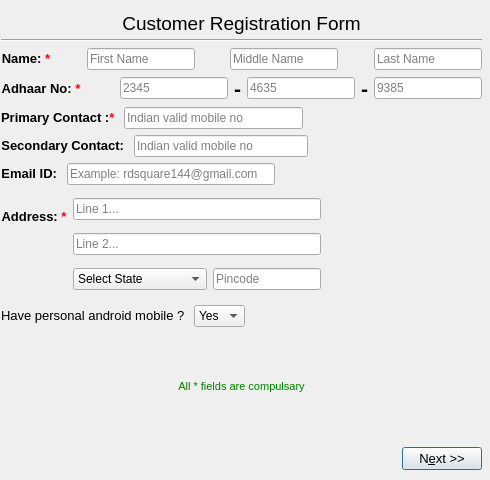
<?xml version="1.0" encoding="UTF-8"?>
<ui version="4.0">
 <class>CustomerRegistration</class>
 <widget class="QWidget" name="CustomerRegistration">
  <property name="geometry">
   <rect>
    <x>0</x>
    <y>0</y>
    <width>490</width>
    <height>480</height>
   </rect>
  </property>
  <property name="sizePolicy">
   <sizepolicy hsizetype="Fixed" vsizetype="Fixed">
    <horstretch>0</horstretch>
    <verstretch>0</verstretch>
   </sizepolicy>
  </property>
  <property name="minimumSize">
   <size>
    <width>490</width>
    <height>480</height>
   </size>
  </property>
  <property name="maximumSize">
   <size>
    <width>490</width>
    <height>480</height>
   </size>
  </property>
  <property name="windowTitle">
   <string>Form</string>
  </property>
  <widget class="QWidget" name="">
   <property name="geometry">
    <rect>
     <x>1</x>
     <y>11</y>
     <width>481</width>
     <height>25</height>
    </rect>
   </property>
   <layout class="QHBoxLayout" name="horizontalLayout_8">
    <item>
     <spacer name="horizontalSpacer">
      <property name="orientation">
       <enum>Qt::Horizontal</enum>
      </property>
      <property name="sizeHint" stdset="0">
       <size>
        <width>40</width>
        <height>20</height>
       </size>
      </property>
     </spacer>
    </item>
    <item>
     <widget class="QLabel" name="label">
      <property name="font">
       <font>
        <pointsize>14</pointsize>
       </font>
      </property>
      <property name="text">
       <string>&lt;html&gt;&lt;center&gt;&lt;p&gt;Customer Registration Form&lt;/p&gt;&lt;/center&gt;&lt;/html&gt;</string>
      </property>
     </widget>
    </item>
    <item>
     <spacer name="horizontalSpacer_2">
      <property name="orientation">
       <enum>Qt::Horizontal</enum>
      </property>
      <property name="sizeHint" stdset="0">
       <size>
        <width>40</width>
        <height>20</height>
       </size>
      </property>
     </spacer>
    </item>
   </layout>
  </widget>
  <widget class="QWidget" name="">
   <property name="geometry">
    <rect>
     <x>1</x>
     <y>39</y>
     <width>481</width>
     <height>431</height>
    </rect>
   </property>
   <layout class="QVBoxLayout" name="verticalLayout_2">
    <item>
     <widget class="Line" name="hline">
      <property name="orientation">
       <enum>Qt::Horizontal</enum>
      </property>
     </widget>
    </item>
    <item>
     <layout class="QHBoxLayout" name="nameLayout">
      <item>
       <widget class="QLabel" name="nameLabel">
        <property name="font">
         <font>
          <pointsize>10</pointsize>
         </font>
        </property>
        <property name="text">
         <string>&lt;html&gt;&lt;p align=&quot;center&quot;&gt;&lt;b&gt;Name: &lt;font color=&quot;red&quot;&gt;*&lt;/font&gt;&lt;/b&gt;&lt;/p&gt;&lt;/html&gt;</string>
        </property>
       </widget>
      </item>
      <item>
       <spacer name="horizontalSpacer_6">
        <property name="orientation">
         <enum>Qt::Horizontal</enum>
        </property>
        <property name="sizeHint" stdset="0">
         <size>
          <width>18</width>
          <height>20</height>
         </size>
        </property>
       </spacer>
      </item>
      <item>
       <widget class="QLineEdit" name="firstNameEdit">
        <property name="placeholderText">
         <string>First Name</string>
        </property>
       </widget>
      </item>
      <item>
       <spacer name="horizontalSpacer_3">
        <property name="orientation">
         <enum>Qt::Horizontal</enum>
        </property>
        <property name="sizeHint" stdset="0">
         <size>
          <width>17</width>
          <height>20</height>
         </size>
        </property>
       </spacer>
      </item>
      <item>
       <widget class="QLineEdit" name="middleNameEdit">
        <property name="placeholderText">
         <string>Middle Name</string>
        </property>
       </widget>
      </item>
      <item>
       <spacer name="horizontalSpacer_4">
        <property name="orientation">
         <enum>Qt::Horizontal</enum>
        </property>
        <property name="sizeHint" stdset="0">
         <size>
          <width>17</width>
          <height>13</height>
         </size>
        </property>
       </spacer>
      </item>
      <item>
       <widget class="QLineEdit" name="lastNameEdit">
        <property name="placeholderText">
         <string>Last Name</string>
        </property>
       </widget>
      </item>
     </layout>
    </item>
    <item>
     <layout class="QHBoxLayout" name="adhaarLayout">
      <item>
       <widget class="QLabel" name="adhaarLabel">
        <property name="font">
         <font>
          <pointsize>10</pointsize>
         </font>
        </property>
        <property name="text">
         <string>&lt;html&gt;&lt;b&gt;&lt;p align=&quot;center&quot;&gt;Adhaar No: &lt;font color=&quot;red&quot;&gt;*&lt;/font&gt;&lt;/p&gt;&lt;/b&gt;&lt;/html&gt;</string>
        </property>
       </widget>
      </item>
      <item>
       <spacer name="horizontalSpacer_5">
        <property name="orientation">
         <enum>Qt::Horizontal</enum>
        </property>
        <property name="sizeHint" stdset="0">
         <size>
          <width>18</width>
          <height>20</height>
         </size>
        </property>
       </spacer>
      </item>
      <item>
       <widget class="QLineEdit" name="ad1Label">
        <property name="placeholderText">
         <string>2345</string>
        </property>
       </widget>
      </item>
      <item>
       <widget class="QLabel" name="label_4">
        <property name="font">
         <font>
          <pointsize>16</pointsize>
          <weight>75</weight>
          <bold>true</bold>
         </font>
        </property>
        <property name="text">
         <string>&lt;html&gt;&lt;p align=&quot;left&quot;&gt;&lt;b&gt;-&lt;/b&gt;&lt;/p&gt;&lt;/html&gt;</string>
        </property>
       </widget>
      </item>
      <item>
       <widget class="QLineEdit" name="ad2Edit">
        <property name="placeholderText">
         <string>4635</string>
        </property>
       </widget>
      </item>
      <item>
       <widget class="QLabel" name="label_5">
        <property name="font">
         <font>
          <pointsize>16</pointsize>
          <weight>75</weight>
          <bold>true</bold>
         </font>
        </property>
        <property name="text">
         <string>&lt;html&gt;&lt;p align=&quot;left&quot;&gt;&lt;b&gt;-&lt;/b&gt;&lt;/p&gt;&lt;/html&gt;</string>
        </property>
       </widget>
      </item>
      <item>
       <widget class="QLineEdit" name="ad3Edit">
        <property name="placeholderText">
         <string>9385</string>
        </property>
       </widget>
      </item>
     </layout>
    </item>
    <item>
     <layout class="QHBoxLayout" name="pContactLayout">
      <item>
       <widget class="QLabel" name="pContactLabel">
        <property name="font">
         <font>
          <pointsize>10</pointsize>
         </font>
        </property>
        <property name="text">
         <string>&lt;html&gt;&lt;b&gt;&lt;p align=&quot;center&quot;&gt;Primary Contact :&lt;font color=&quot;red&quot;&gt;*&lt;/font&gt;	&lt;/p&gt;&lt;/b&gt;&lt;/html&gt;</string>
        </property>
        <property name="buddy">
         <cstring>pContactEdit</cstring>
        </property>
       </widget>
      </item>
      <item>
       <widget class="QLineEdit" name="pContactEdit">
        <property name="placeholderText">
         <string>Indian valid mobile no</string>
        </property>
       </widget>
      </item>
      <item>
       <spacer name="horizontalSpacer_9">
        <property name="orientation">
         <enum>Qt::Horizontal</enum>
        </property>
        <property name="sizeHint" stdset="0">
         <size>
          <width>158</width>
          <height>20</height>
         </size>
        </property>
       </spacer>
      </item>
     </layout>
    </item>
    <item>
     <layout class="QHBoxLayout" name="sContactLayout">
      <item>
       <widget class="QLabel" name="sContactLabel">
        <property name="font">
         <font>
          <pointsize>10</pointsize>
         </font>
        </property>
        <property name="text">
         <string>&lt;html&gt;&lt;b&gt;&lt;p align=&quot;center&quot;&gt;Secondary Contact:  &lt;/p&gt;&lt;/b&gt;&lt;/html&gt;</string>
        </property>
        <property name="buddy">
         <cstring>sContactEdit</cstring>
        </property>
       </widget>
      </item>
      <item>
       <widget class="QLineEdit" name="sContactEdit">
        <property name="placeholderText">
         <string>Indian valid mobile no</string>
        </property>
       </widget>
      </item>
      <item>
       <spacer name="horizontalSpacer_10">
        <property name="orientation">
         <enum>Qt::Horizontal</enum>
        </property>
        <property name="sizeHint" stdset="0">
         <size>
          <width>158</width>
          <height>20</height>
         </size>
        </property>
       </spacer>
      </item>
     </layout>
    </item>
    <item>
     <layout class="QHBoxLayout" name="emailLayout">
      <item>
       <widget class="QLabel" name="emailLabel">
        <property name="font">
         <font>
          <pointsize>10</pointsize>
         </font>
        </property>
        <property name="text">
         <string>&lt;html&gt;&lt;b&gt;&lt;p align=&quot;center&quot;&gt;Email ID:	 &lt;/p&gt;&lt;/b&gt;&lt;/html&gt;</string>
        </property>
        <property name="buddy">
         <cstring>emailLayout_2</cstring>
        </property>
       </widget>
      </item>
      <item>
       <widget class="QLineEdit" name="emailLayout_2">
        <property name="placeholderText">
         <string>Example: rdsquare144@gmail.com</string>
        </property>
       </widget>
      </item>
      <item>
       <spacer name="horizontalSpacer_12">
        <property name="orientation">
         <enum>Qt::Horizontal</enum>
        </property>
        <property name="sizeHint" stdset="0">
         <size>
          <width>158</width>
          <height>20</height>
         </size>
        </property>
       </spacer>
      </item>
     </layout>
    </item>
    <item>
     <layout class="QGridLayout" name="addressLayout">
      <item row="0" column="0">
       <widget class="QLabel" name="addressLabel">
        <property name="font">
         <font>
          <pointsize>10</pointsize>
         </font>
        </property>
        <property name="text">
         <string>&lt;html&gt;&lt;b&gt;&lt;p align=&quot;center&quot;&gt;Address:  &lt;font color=&quot;red&quot;&gt;*&lt;/font&gt;&lt;/p&gt;&lt;/b&gt;&lt;/html&gt;</string>
        </property>
       </widget>
      </item>
      <item row="0" column="1" rowspan="2">
       <layout class="QVBoxLayout" name="verticalLayout">
        <item>
         <widget class="QLineEdit" name="line1Edit">
          <property name="placeholderText">
           <string>Line 1...</string>
          </property>
         </widget>
        </item>
        <item>
         <widget class="QLineEdit" name="line2Edit">
          <property name="placeholderText">
           <string>Line 2...</string>
          </property>
         </widget>
        </item>
        <item>
         <layout class="QHBoxLayout" name="horizontalLayout_9">
          <item>
           <widget class="QComboBox" name="stateBox">
            <item>
             <property name="text">
              <string>Select State</string>
             </property>
            </item>
            <item>
             <property name="text">
              <string>Andhra Pradesh</string>
             </property>
            </item>
            <item>
             <property name="text">
              <string>Arunachal Pradesh</string>
             </property>
            </item>
            <item>
             <property name="text">
              <string>Assam</string>
             </property>
            </item>
            <item>
             <property name="text">
              <string>Bihar</string>
             </property>
            </item>
            <item>
             <property name="text">
              <string>Chhattisgarh</string>
             </property>
            </item>
            <item>
             <property name="text">
              <string>Goa</string>
             </property>
            </item>
            <item>
             <property name="text">
              <string>Gujarat</string>
             </property>
            </item>
            <item>
             <property name="text">
              <string>Haryana</string>
             </property>
            </item>
            <item>
             <property name="text">
              <string>Himachal Pradesh</string>
             </property>
            </item>
            <item>
             <property name="text">
              <string>Jammu &amp; Kashmir</string>
             </property>
            </item>
            <item>
             <property name="text">
              <string>Jharkhand</string>
             </property>
            </item>
            <item>
             <property name="text">
              <string>Karnataka</string>
             </property>
            </item>
            <item>
             <property name="text">
              <string>Kerala</string>
             </property>
            </item>
            <item>
             <property name="text">
              <string>Madhya Pradesh</string>
             </property>
            </item>
            <item>
             <property name="text">
              <string>Maharashtra</string>
             </property>
            </item>
            <item>
             <property name="text">
              <string>Manipur</string>
             </property>
            </item>
            <item>
             <property name="text">
              <string>Meghalaya</string>
             </property>
            </item>
            <item>
             <property name="text">
              <string>Mizoram</string>
             </property>
            </item>
            <item>
             <property name="text">
              <string>Nagaland</string>
             </property>
            </item>
            <item>
             <property name="text">
              <string>Odisha</string>
             </property>
            </item>
            <item>
             <property name="text">
              <string>Punjab</string>
             </property>
            </item>
            <item>
             <property name="text">
              <string>Rajasthan</string>
             </property>
            </item>
            <item>
             <property name="text">
              <string>Sikkim</string>
             </property>
            </item>
            <item>
             <property name="text">
              <string>Tamil Nadu</string>
             </property>
            </item>
            <item>
             <property name="text">
              <string>Telangana</string>
             </property>
            </item>
            <item>
             <property name="text">
              <string>Tripura</string>
             </property>
            </item>
            <item>
             <property name="text">
              <string>Uttarakhand</string>
             </property>
            </item>
            <item>
             <property name="text">
              <string>Uttar Pradesh</string>
             </property>
            </item>
            <item>
             <property name="text">
              <string>West Bengal</string>
             </property>
            </item>
           </widget>
          </item>
          <item>
           <widget class="QLineEdit" name="pincodeEdit">
            <property name="placeholderText">
             <string>Pincode</string>
            </property>
           </widget>
          </item>
         </layout>
        </item>
       </layout>
      </item>
      <item row="1" column="2">
       <spacer name="horizontalSpacer_13">
        <property name="orientation">
         <enum>Qt::Horizontal</enum>
        </property>
        <property name="sizeHint" stdset="0">
         <size>
          <width>96</width>
          <height>17</height>
         </size>
        </property>
       </spacer>
      </item>
     </layout>
    </item>
    <item>
     <layout class="QHBoxLayout" name="androiLayout">
      <item>
       <widget class="QLabel" name="androidLabel">
        <property name="font">
         <font>
          <pointsize>10</pointsize>
         </font>
        </property>
        <property name="text">
         <string>&lt;html&gt;&lt;p align=&quot;left&quot;&gt;Have personal android mobile ?  &lt;/p&gt;&lt;/html&gt;</string>
        </property>
        <property name="buddy">
         <cstring>androidBox</cstring>
        </property>
       </widget>
      </item>
      <item>
       <widget class="QComboBox" name="androidBox">
        <item>
         <property name="text">
          <string>Yes</string>
         </property>
        </item>
        <item>
         <property name="text">
          <string>No</string>
         </property>
        </item>
       </widget>
      </item>
      <item>
       <spacer name="horizontalSpacer_20">
        <property name="orientation">
         <enum>Qt::Horizontal</enum>
        </property>
        <property name="sizeHint" stdset="0">
         <size>
          <width>128</width>
          <height>20</height>
         </size>
        </property>
       </spacer>
      </item>
     </layout>
    </item>
    <item>
     <widget class="QLabel" name="errorLabel">
      <property name="font">
       <font>
        <pointsize>8</pointsize>
       </font>
      </property>
      <property name="styleSheet">
       <string notr="true">QLabel {
color: green
}</string>
      </property>
      <property name="text">
       <string>&lt;html&gt;&lt;p align=&quot;center&quot;&gt;All * fields are compulsary&lt;/p&gt;&lt;/html&gt;</string>
      </property>
     </widget>
    </item>
    <item>
     <layout class="QHBoxLayout" name="horizontalLayout_7">
      <item>
       <spacer name="horizontalSpacer_21">
        <property name="orientation">
         <enum>Qt::Horizontal</enum>
        </property>
        <property name="sizeHint" stdset="0">
         <size>
          <width>40</width>
          <height>20</height>
         </size>
        </property>
       </spacer>
      </item>
      <item>
       <spacer name="horizontalSpacer_22">
        <property name="orientation">
         <enum>Qt::Horizontal</enum>
        </property>
        <property name="sizeHint" stdset="0">
         <size>
          <width>40</width>
          <height>20</height>
         </size>
        </property>
       </spacer>
      </item>
      <item>
       <spacer name="horizontalSpacer_23">
        <property name="orientation">
         <enum>Qt::Horizontal</enum>
        </property>
        <property name="sizeHint" stdset="0">
         <size>
          <width>40</width>
          <height>20</height>
         </size>
        </property>
       </spacer>
      </item>
      <item>
       <spacer name="horizontalSpacer_24">
        <property name="orientation">
         <enum>Qt::Horizontal</enum>
        </property>
        <property name="sizeHint" stdset="0">
         <size>
          <width>40</width>
          <height>20</height>
         </size>
        </property>
       </spacer>
      </item>
      <item>
       <spacer name="horizontalSpacer_25">
        <property name="orientation">
         <enum>Qt::Horizontal</enum>
        </property>
        <property name="sizeHint" stdset="0">
         <size>
          <width>40</width>
          <height>20</height>
         </size>
        </property>
       </spacer>
      </item>
      <item>
       <spacer name="horizontalSpacer_26">
        <property name="orientation">
         <enum>Qt::Horizontal</enum>
        </property>
        <property name="sizeHint" stdset="0">
         <size>
          <width>40</width>
          <height>20</height>
         </size>
        </property>
       </spacer>
      </item>
      <item>
       <widget class="QPushButton" name="nextButton">
        <property name="maximumSize">
         <size>
          <width>16777215</width>
          <height>16777215</height>
         </size>
        </property>
        <property name="font">
         <font>
          <pointsize>10</pointsize>
         </font>
        </property>
        <property name="text">
         <string>N&amp;ext &gt;&gt;</string>
        </property>
        <property name="shortcut">
         <string>Ctrl+S</string>
        </property>
        <property name="autoDefault">
         <bool>true</bool>
        </property>
        <property name="default">
         <bool>true</bool>
        </property>
       </widget>
      </item>
     </layout>
    </item>
   </layout>
  </widget>
 </widget>
 <tabstops>
  <tabstop>firstNameEdit</tabstop>
  <tabstop>middleNameEdit</tabstop>
  <tabstop>lastNameEdit</tabstop>
  <tabstop>ad1Label</tabstop>
  <tabstop>ad2Edit</tabstop>
  <tabstop>ad3Edit</tabstop>
  <tabstop>pContactEdit</tabstop>
  <tabstop>sContactEdit</tabstop>
  <tabstop>emailLayout_2</tabstop>
  <tabstop>line1Edit</tabstop>
  <tabstop>line2Edit</tabstop>
  <tabstop>stateBox</tabstop>
  <tabstop>pincodeEdit</tabstop>
  <tabstop>androidBox</tabstop>
  <tabstop>nextButton</tabstop>
 </tabstops>
 <resources/>
 <connections/>
</ui>
